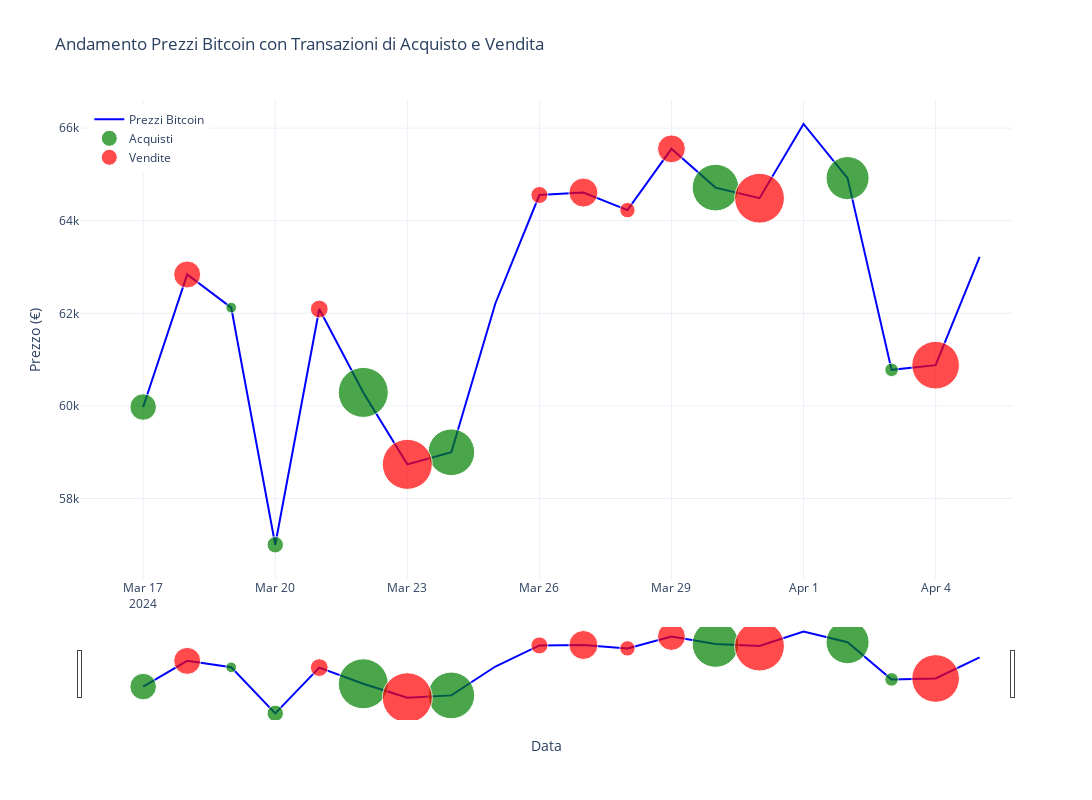

The cell this chart's notebook holds for it:
### Code cell
# Funzione per calcolare la dimensione dei punti in base alla quantità e al massimo valore
def calcola_dimensione(quantita, max_quantita, min_size=10, max_size=50):
    return min_size + (max_size - min_size) * (quantita / max_quantita) if max_quantita != 0 else min_size

# Filtra gli acquisti e le vendite dal log delle transazioni
acquisti = log_df[(log_df['Azione'] == 'Acquisto') & (log_df['Liquidità spesa/guadagnata'] != 0)]
vendite = log_df[(log_df['Azione'] == 'Vendita') & (log_df['Liquidità spesa/guadagnata'] != 0)]

# Calcola il massimo valore speso per acquistare e il massimo valore guadagnato dalle vendite
max_acquisto = acquisti['Liquidità spesa/guadagnata'].max()
max_vendita = vendite['Liquidità spesa/guadagnata'].max()

# Calcola la dimensione dei punti in base al massimo valore di acquisto e vendita
dimensioni_acquisti = acquisti['Liquidità spesa/guadagnata'].apply(lambda x: calcola_dimensione(x, max_acquisto))
dimensioni_vendite = vendite['Liquidità spesa/guadagnata'].apply(lambda x: calcola_dimensione(x, max_vendita))

# Creazione del grafico dei prezzi con acquisti e vendite
fig = go.Figure()

# Linea dell'andamento dei prezzi
fig.add_trace(go.Scatter(
    x=log_df['Timestamp'],
    y=log_df['prezzo'],
    mode='lines',
    name='Prezzi Bitcoin',
    line=dict(color='blue', width=2),
    hoverinfo='x+y'
))

# Scatter plot per gli acquisti con dimensione proporzionale al valore speso
fig.add_trace(go.Scatter(
    x=acquisti['Timestamp'],
    y=acquisti['prezzo'],
    mode='markers',
    name='Acquisti',
    marker=dict(color='green', size=dimensioni_acquisti, opacity=0.7),
    text=[
        f"Timestamp: {timestamp}<br>Prezzo: {prezzo} €<br>Percentuale Acquisto: {round(percentuale * 100, 2)}%<br>Liquidità Spesa: {round(liquid_spesa, 2)} €<br>Bitcoin Acquistati: {round(btc_acq, 6)}<br>Liquidità: {round(liquid_tot, 2)} €<br>Bitcoin: {round(btc_poss, 6)}<br>Valore Portafoglio: {round(valore_port, 2)} €"
        for timestamp, prezzo, percentuale, liquid_spesa, btc_acq, liquid_tot, btc_poss, valore_port in zip(
            acquisti['Timestamp'],
            acquisti['prezzo'],
            acquisti['Percentuale'],
            acquisti['Liquidità spesa/guadagnata'],
            acquisti['Bitcoin spesi/guadagnati'],
            acquisti['Liquidità posseduta'],
            acquisti['bitcoin'],
            acquisti['valore_totale_portafoglio']
        )
    ],
    hoverinfo='text'
))

# Scatter plot per le vendite con dimensione proporzionale al valore guadagnato
fig.add_trace(go.Scatter(
    x=vendite['Timestamp'],
    y=vendite['prezzo'],
    mode='markers',
    name='Vendite',
    marker=dict(color='red', size=dimensioni_vendite, opacity=0.7),
    text=[
        f"Timestamp: {timestamp}<br>Prezzo: {prezzo} €<br>Percentuale Vendita: {round(percentuale * 100, 2)}%<br>Liquidità Guadagnata: {round(liquid_guad, 2)} €<br>Bitcoin Venduti: {round(btc_vend, 6)}<br>Liquidità: {round(liquid_tot, 2)} €<br>Bitcoin: {round(btc_poss, 6)}<br>Valore Portafoglio: {round(valore_port, 2)} €"
        for timestamp, prezzo, percentuale, liquid_guad, btc_vend, liquid_tot, btc_poss, valore_port in zip(
            vendite['Timestamp'],
            vendite['prezzo'],
            vendite['Percentuale'],
            vendite['Liquidità spesa/guadagnata'],
            vendite['Bitcoin spesi/guadagnati'],
            vendite['Liquidità posseduta'],
            vendite['bitcoin'],
            vendite['valore_totale_portafoglio']
        )
    ],
    hoverinfo='text'
))

# Configurazione del layout del grafico
fig.update_layout(
    title='Andamento Prezzi Bitcoin con Transazioni di Acquisto e Vendita',
    xaxis_title='Data',
    yaxis_title='Prezzo (€)',
    hovermode='closest',
    template='plotly_white',
    legend=dict(yanchor="top", y=0.99, xanchor="left", x=0.01),
    width=1200,
    height=800,
    xaxis=dict(
        rangeslider=dict(visible=True),  # Abilita il range slider
        type="date"  # Imposta l'asse x come asse temporale
    )
)

# Mostra il grafico interattivo
fig.show()

### Figure 1 — Plotly figure (JSON) as saved in the notebook; plotly's stock layout.template omitted (floating-point values rounded to 4 significant figures)
{"data": [{"hoverinfo": "x+y", "line": {"color": "blue", "width": 2}, "mode": "lines", "name": "Prezzi Bitcoin", "type": "scatter", "x": ["2024-03-17T00:00:00", "2024-03-18T00:00:00", "2024-03-19T00:00:00", "2024-03-20T00:00:00", "2024-03-21T00:00:00", "2024-03-22T00:00:00", "2024-03-23T00:00:00", "2024-03-24T00:00:00", "2024-03-25T00:00:00", "2024-03-26T00:00:00", "2024-03-27T00:00:00", "2024-03-28T00:00:00", "2024-03-29T00:00:00", "2024-03-30T00:00:00", "2024-03-31T00:00:00", "2024-04-01T00:00:00", "2024-04-02T00:00:00", "2024-04-03T00:00:00", "2024-04-04T00:00:00", "2024-04-05T00:00:00"], "y": [59980.0, 62840.0, 62120.0, 57000.0, 62090.0, 60290.0, 58740.0, 59000.0, 62210.0, 64560.0, 64610.0, 64230.0, 65550.0, 64710.0, 64490.0, 66090.0, 64920.0, 60780.0, 60880.0, 63220.0]}, {"hoverinfo": "text", "marker": {"color": "green", "opacity": 0.7, "size": [26.51, 10.65, 16.41, 50, 46.67, 46.63, 43.05, 13.53]}, "mode": "markers", "name": "Acquisti", "text": ["Timestamp: 2024-03-17 00:00:00<br>Prezzo: 59975.60546875 €<br>Percentuale Acquisto: 40.43%<br>Liquidità Spesa: 404.26 €<br>Bitcoin Acquistati: 0.00674<br>Liquidità: 595.74 €<br>Bitcoin: 0.00674<br>Valore Portafoglio: 1000.0 €", "Timestamp: 2024-03-19 00:00:00<br>Prezzo: 62122.75 €<br>Percentuale Acquisto: 1.63%<br>Liquidità Spesa: 15.92 €<br>Bitcoin Acquistati: 0.000256<br>Liquidità: 960.94 €<br>Bitcoin: 0.000932<br>Valore Portafoglio: 1018.81 €", "Timestamp: 2024-03-20 00:00:00<br>Prezzo: 56999.375 €<br>Percentuale Acquisto: 16.33%<br>Liquidità Spesa: 156.91 €<br>Bitcoin Acquistati: 0.002753<br>Liquidità: 804.03 €<br>Bitcoin: 0.003684<br>Valore Portafoglio: 1014.04 €", "Timestamp: 2024-03-22 00:00:00<br>Prezzo: 60291.375 €<br>Percentuale Acquisto: 100.0%<br>Liquidità Spesa: 979.27 €<br>Bitcoin Acquistati: 0.016242<br>Liquidità: 0.0 €<br>Bitcoin: 0.017104<br>Valore Portafoglio: 1031.25 €", "Timestamp: 2024-03-24 00:00:00<br>Prezzo: 58998.0859375 €<br>Percentuale Acquisto: 100.0%<br>Liquidità Spesa: 897.81 €<br>Bitcoin Acquistati: 0.015218<br>Liquidità: 0.0 €<br>Bitcoin: 0.017037<br>Valore Portafoglio: 1005.14 €", "Timestamp: 2024-03-30 00:00:00<br>Prezzo: 64714.95703125 €<br>Percentuale Acquisto: 81.1%<br>Liquidità Spesa: 896.7 €<br>Bitcoin Acquistati: 0.013856<br>Liquidità: 208.94 €<br>Bitcoin: 0.013856<br>Valore Portafoglio: 1105.64 €", "Timestamp: 2024-04-02 00:00:00<br>Prezzo: 64920.578125 €<br>Percentuale Acquisto: 73.4%<br>Liquidità Spesa: 809.19 €<br>Bitcoin Acquistati: 0.012464<br>Liquidità: 293.28 €<br>Bitcoin: 0.012464<br>Valore Portafoglio: 1102.47 €", "Timestamp: 2024-04-03 00:00:00<br>Prezzo: 60778.1171875 €<br>Percentuale Acquisto: 29.5%<br>Liquidità Spesa: 86.51 €<br>Bitcoin Acquistati: 0.001423<br>Liquidità: 206.77 €<br>Bitcoin: 0.013888<br>Valore Portafoglio: 1050.83 €"], "type": "scatter", "x": ["2024-03-17T00:00:00", "2024-03-19T00:00:00", "2024-03-20T00:00:00", "2024-03-22T00:00:00", "2024-03-24T00:00:00", "2024-03-30T00:00:00", "2024-04-02T00:00:00", "2024-04-03T00:00:00"], "y": [59980.0, 62120.0, 57000.0, 60290.0, 59000.0, 64710.0, 64920.0, 60780.0]}, {"hoverinfo": "text", "marker": {"color": "red", "opacity": 0.7, "size": [26.98, 17.81, 50, 17.01, 28.99, 15.41, 27.85, 49.81, 47.67]}, "mode": "markers", "name": "Vendite", "text": ["Timestamp: 2024-03-18 00:00:00<br>Prezzo: 62838.26171875 €<br>Percentuale Vendita: -89.98%<br>Liquidità Guadagnata: 381.12 €<br>Bitcoin Venduti: 0.006065<br>Liquidità: 976.86 €<br>Bitcoin: 0.000675<br>Valore Portafoglio: 1019.3 €", "Timestamp: 2024-03-21 00:00:00<br>Prezzo: 62092.1796875 €<br>Percentuale Vendita: -76.6%<br>Liquidità Guadagnata: 175.25 €<br>Bitcoin Venduti: 0.002822<br>Liquidità: 979.27 €<br>Bitcoin: 0.000862<br>Valore Portafoglio: 1032.8 €", "Timestamp: 2024-03-23 00:00:00<br>Prezzo: 58737.05078125 €<br>Percentuale Vendita: -89.36%<br>Liquidità Guadagnata: 897.81 €<br>Bitcoin Venduti: 0.015285<br>Liquidità: 897.81 €<br>Bitcoin: 0.001819<br>Valore Portafoglio: 1004.67 €", "Timestamp: 2024-03-26 00:00:00<br>Prezzo: 64555.1953125 €<br>Percentuale Vendita: -14.31%<br>Liquidità Guadagnata: 157.34 €<br>Bitcoin Venduti: 0.002437<br>Liquidità: 157.34 €<br>Bitcoin: 0.0146<br>Valore Portafoglio: 1099.82 €", "Timestamp: 2024-03-27 00:00:00<br>Prezzo: 64607.6640625 €<br>Percentuale Vendita: -45.19%<br>Liquidità Guadagnata: 426.21 €<br>Bitcoin Venduti: 0.006597<br>Liquidità: 583.55 €<br>Bitcoin: 0.008003<br>Valore Portafoglio: 1100.58 €", "Timestamp: 2024-03-28 00:00:00<br>Prezzo: 64228.828125 €<br>Percentuale Vendita: -23.61%<br>Liquidità Guadagnata: 121.36 €<br>Bitcoin Venduti: 0.00189<br>Liquidità: 704.91 €<br>Bitcoin: 0.006113<br>Valore Portafoglio: 1097.55 €", "Timestamp: 2024-03-29 00:00:00<br>Prezzo: 65552.484375 €<br>Percentuale Vendita: -100.0%<br>Liquidità Guadagnata: 400.73 €<br>Bitcoin Venduti: 0.006113<br>Liquidità: 1105.64 €<br>Bitcoin: 0.0<br>Valore Portafoglio: 1105.64 €", "Timestamp: 2024-03-31 00:00:00<br>Prezzo: 64485.7734375 €<br>Percentuale Vendita: -100.0%<br>Liquidità Guadagnata: 893.52 €<br>Bitcoin Venduti: 0.013856<br>Liquidità: 1102.47 €<br>Bitcoin: 0.0<br>Valore Portafoglio: 1102.47 €", "Timestamp: 2024-04-04 00:00:00<br>Prezzo: 60879.4375 €<br>Percentuale Vendita: -100.0%<br>Liquidità Guadagnata: 845.47 €<br>Bitcoin Venduti: 0.013888<br>Liquidità: 1052.24 €<br>Bitcoin: 0.0<br>Valore Portafoglio: 1052.24 €"], "type": "scatter", "x": ["2024-03-18T00:00:00", "2024-03-21T00:00:00", "2024-03-23T00:00:00", "2024-03-26T00:00:00", "2024-03-27T00:00:00", "2024-03-28T00:00:00", "2024-03-29T00:00:00", "2024-03-31T00:00:00", "2024-04-04T00:00:00"], "y": [62840.0, 62090.0, 58740.0, 64560.0, 64610.0, 64230.0, 65550.0, 64490.0, 60880.0]}], "layout": {"height": 800, "hovermode": "closest", "legend": {"x": 0.01, "xanchor": "left", "y": 0.99, "yanchor": "top"}, "title": {"text": "Andamento Prezzi Bitcoin con Transazioni di Acquisto e Vendita"}, "width": 1200, "xaxis": {"rangeslider": {"visible": true}, "title": {"text": "Data"}, "type": "date"}, "yaxis": {"title": {"text": "Prezzo (€)"}}}}
